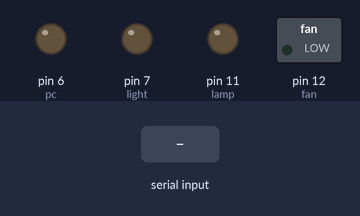
Bench run of a sketch on a simulated Arduino Uno, built with avr-gcc and run on an emulated ATmega328P. On the bench: switched loads named in the sketch (green lamp = pin HIGH), output pins drawn as LEDs (lit = HIGH). The inputs (shaded band) are chosen by the test bench.

Above: at 1.2 s.
1.3 s: "1" received over Serial
At 2.5 s:
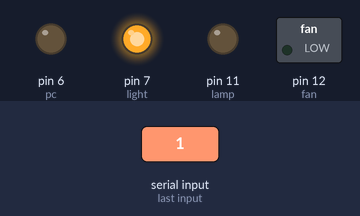
2.8 s: "8" received over Serial
At 3.7 s:
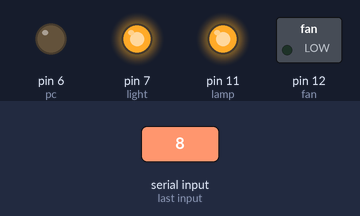
4.3 s: "1" received over Serial
At 4.8 s:
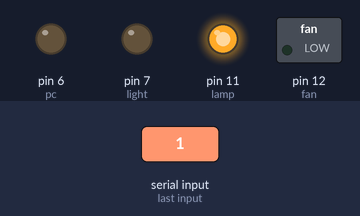
5.8 s: "a" received over Serial
At 7.0 s:
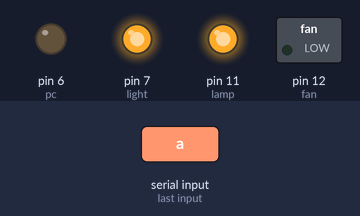
7.3 s: "9" received over Serial
At 8.3 s:
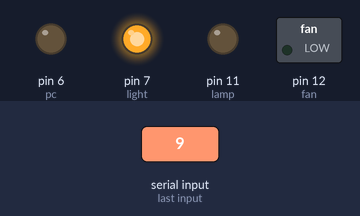
Timing chart, 0 to 9.8 s (numbered marks = the images above; inputs shaded):
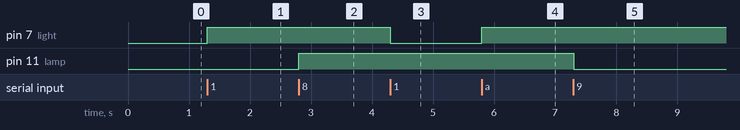

Measured:
- after the input at 1.3 s, pin 7 (light): LOW → HIGH at once
- after the input at 2.8 s, pin 11 (lamp): LOW → HIGH at once
- after the input at 4.3 s, pin 7 (light): HIGH → LOW at once
- after the input at 5.8 s, pin 7 (light): LOW → HIGH at once
- after the input at 7.3 s, pin 11 (lamp): HIGH → LOW at once

The sketch:

Automation.ino
```cpp
int lamp = 11;
int fan = 12;
int light = 7;
int pc = 6;
// using four variables for four items .//

int received = 0;
//to store the output of bluetooth module we are using received variable//
int light_state = 0;
int fan_state =0;
int pc_state = 0;

//These tree variables store the state of items//

void setup() {
  // put your setup code here, to run once:
  Serial.begin(9600);
  pinMode(lamp,OUTPUT);
  pinMode(fan,OUTPUT);
  pinMode(light,OUTPUT);
  pinMode(pc,OUTPUT);
  //Starting Serial communication at 9600 bits and setting up the pin modes//


}

void loop() {
  // put your main code here, to run repeatedly:

  if(Serial.available()>0)
  {
    received = Serial.read();
  }

  if(light_state == 0 && received =='1')
  {
    digitalWrite(light,HIGH);
    light_state = 1;
    received = 0;

  }
  if(light_state == 1 && received =='1')
  {
    digitalWrite(light,LOW);
    light_state =0;
    received = 0;
  }
   if(fan_state == 0 && received =='a')
  {
    digitalWrite(light,HIGH);
    fan_state = 1;
    received = 0;

  }
  if(fan_state ==1 && received =='a')
  {
    digitalWrite(light,LOW);
    fan_state =0;
    received = 0;
  }
   if(pc_state == 0 && received =='2')
  {
    digitalWrite(light,HIGH);
    pc_state = 1;
    received = 0;

  }
  if(pc_state ==1 && received =='2')
  {
    digitalWrite(light,LOW);
    pc_state =0;
    received = 0;
  }
  if (received == '8')
  {
    digitalWrite(lamp,HIGH);

  }
  if(received =='9')
  {
    digitalWrite(lamp,LOW);
  }
}
```
